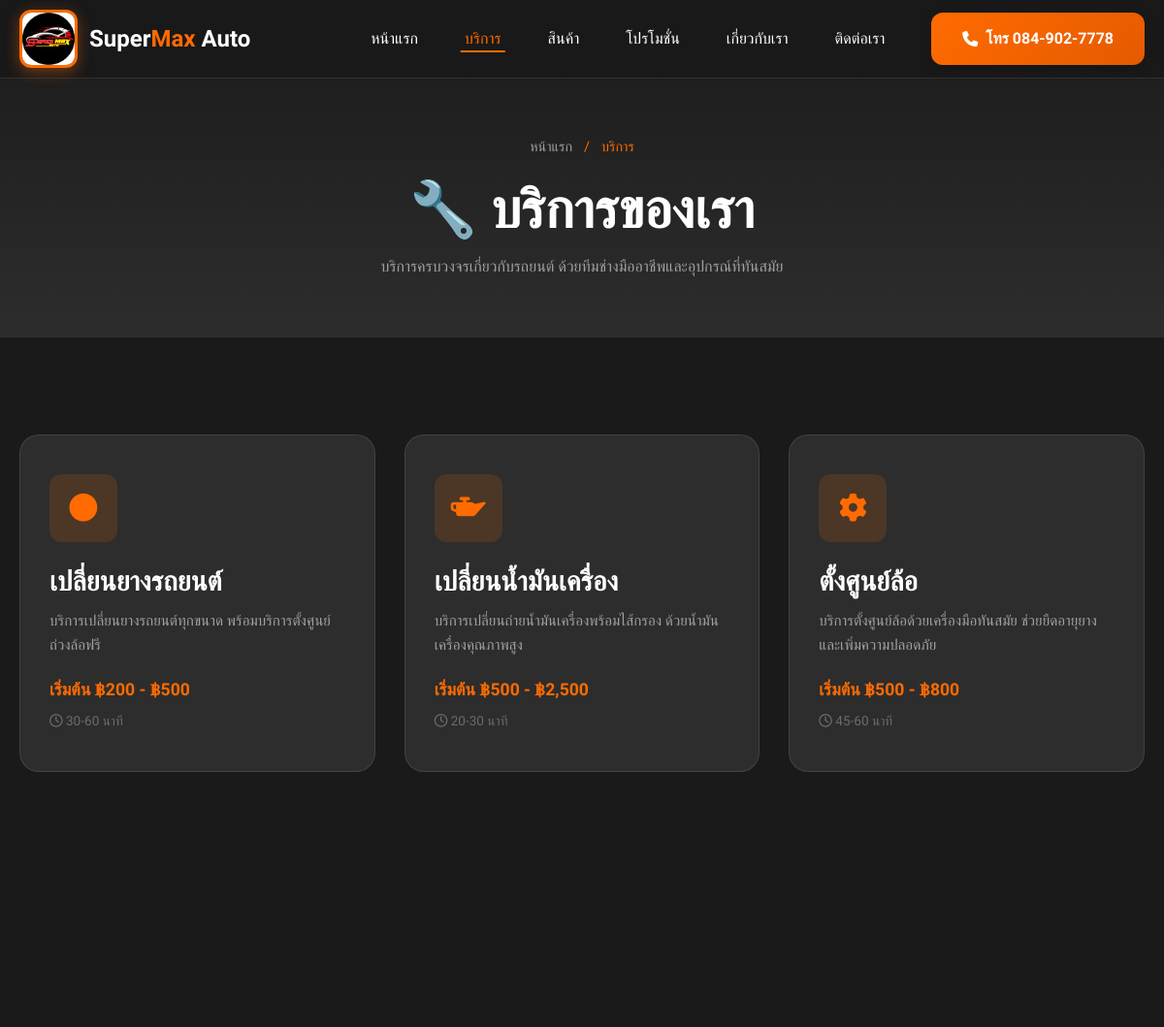
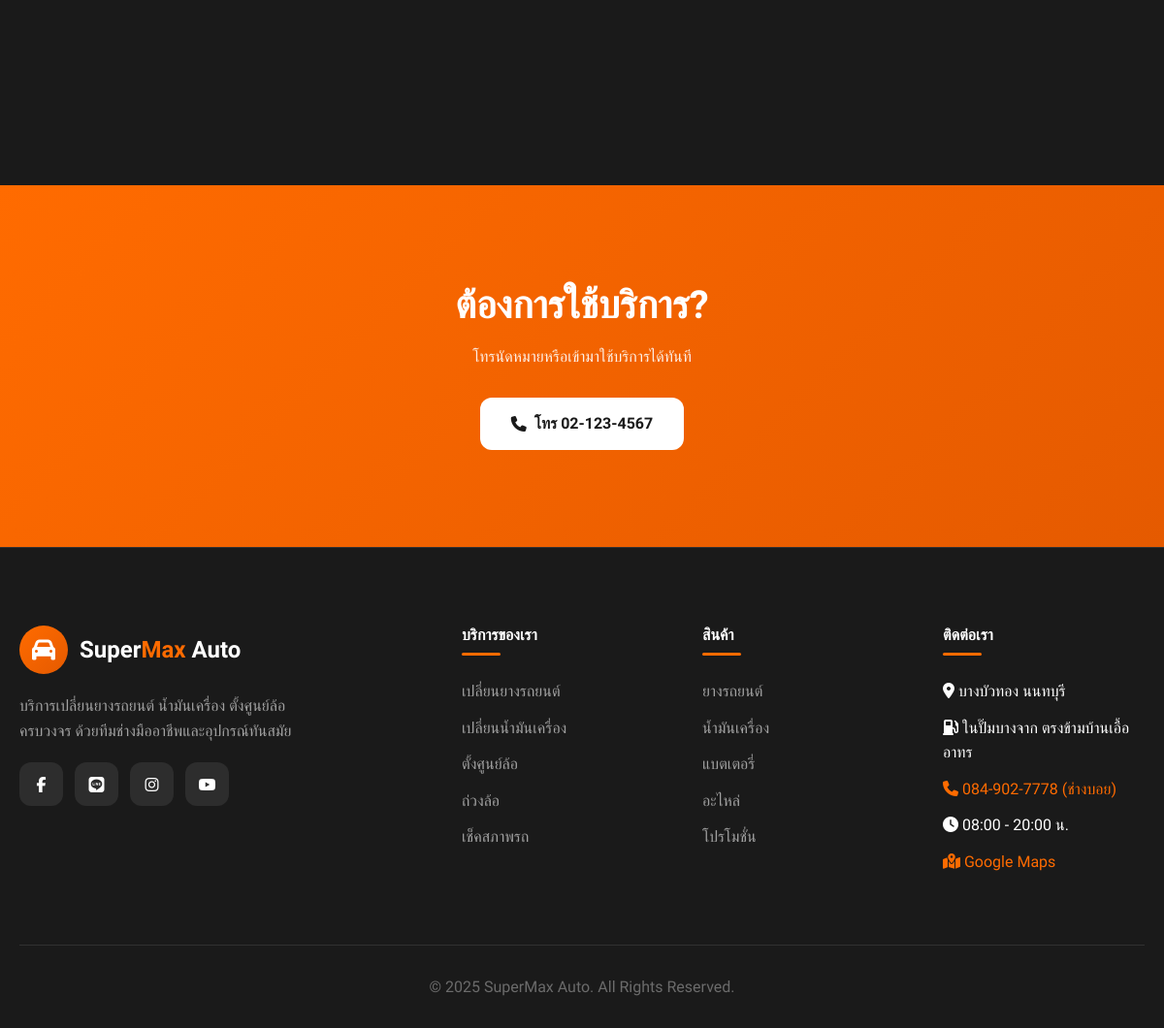
/services.php, run on the app's committed database (2 pictures, top to bottom).
### tables this page shows
CREATE TABLE IF NOT EXISTS services (
    id INT AUTO_INCREMENT PRIMARY KEY,
    name VARCHAR(100) NOT NULL,
    name_en VARCHAR(100),
    description TEXT,
    price_start DECIMAL(10,2),
    price_end DECIMAL(10,2),
    duration VARCHAR(50),
    icon VARCHAR(50),
    image VARCHAR(255),
    is_featured TINYINT(1) DEFAULT 0,
    created_at TIMESTAMP DEFAULT CURRENT_TIMESTAMP
);

### config/database.php (called while the page is built, shortened)
<?php
function getConnection()
{
    try {
        $dsn = "mysql:host=" . DB_HOST . ";dbname=" . DB_NAME . ";charset=" . DB_CHARSET;
        $options = [
            PDO::ATTR_ERRMODE => PDO::ERRMODE_EXCEPTION,
            PDO::ATTR_DEFAULT_FETCH_MODE => PDO::FETCH_ASSOC,
            PDO::ATTR_EMULATE_PREPARES => false,
        ];
        return new PDO($dsn, DB_USER, DB_PASS, $options);
    } catch (PDOException $e) {
        die("Database connection failed: " . $e->getMessage());
    }
}
function fetchAll($sql, $params = [])
{
    $pdo = getConnection();
    $stmt = $pdo->prepare($sql);
    $stmt->execute($params);
    return $stmt->fetchAll();
}
?>

### services.php (the view, shortened to what this page needs)
<?php
require_once 'config/database.php';
$services = fetchAll("SELECT * FROM services ORDER BY is_featured DESC, id ASC");
require_once 'includes/header.php';
?>
<section class="page-header">
    <div class="container">
        <div class="breadcrumb">
            <a href="index.php">หน้าแรก</a>
            <span>/</span>
            <span>บริการ</span>
        </div>
        <h1>🔧 บริการของเรา</h1>
        <p>บริการครบวงจรเกี่ยวกับรถยนต์ ด้วยทีมช่างมืออาชีพและอุปกรณ์ที่ทันสมัย</p>
    </div>
</section>
<section class="section">
    <div class="container">
        <div class="services-grid">
            <?php foreach ($services as $service): ?>
                <div class="service-card fade-in">
                    <div class="service-icon">
                        <i class="fas <?php echo $service['icon'] ?: 'fa-cog'; ?>"></i>
                    </div>
                    <h3><?php echo htmlspecialchars($service['name']); ?></h3>
                    <p><?php echo htmlspecialchars($service['description']); ?></p>
                    <div class="service-price">
                        <?php if ($service['price_start'] > 0): ?>
                            เริ่มต้น ฿<?php echo number_format($service['price_start']); ?>
                            <?php if ($service['price_end'] > $service['price_start']): ?>
                                - ฿<?php echo number_format($service['price_end']); ?>
                            <?php endif; ?>
                        <?php else: ?>
                            <span style="color: var(--success);">ฟรี!</span>
                        <?php endif; ?>
                    </div>
                    <div class="service-duration">
                        <i class="far fa-clock"></i> <?php echo htmlspecialchars($service['duration']); ?>
                    </div>
                </div>
            <?php endforeach; ?>
        </div>
    </div>
</section>
<section class="section" style="background: var(--gradient-primary); text-align: center;">
    <div class="container">
        <h2 style="margin-bottom: 16px;">ต้องการใช้บริการ?</h2>
        <p style="opacity: 0.9; margin-bottom: 30px;">โทรนัดหมายหรือเข้ามาใช้บริการได้ทันที</p>
        <a href="tel:021234567" class="btn btn-white">
            <i class="fas fa-phone"></i>
            โทร 02-123-4567
        </a>
    </div>
</section>
<?php require_once 'includes/footer.php'; ?>

### assets/css/styles.css (style rules this page uses)
:root { --primary: #FF6B00; --primary-dark: #E55A00; --primary-light: #FF8533; --secondary: #FFB800; --dark: #1A1A1A; --dark-light: #2D2D2D; --dark-gray: #3D3D3D; --gray: #6B6B6B; --light-gray: #A0A0A0; --white: #FFFFFF; --off-white: #F5F5F5; --success: #00C853; --warning: #FFC107; --danger: #FF5252; --gradient-primary: linear-gradient(135deg, var(--primary) 0%, var(--primary-dark) 100%); --gradient-dark: linear-gradient(180deg, var(--dark) 0%, var(--dark-light) 100%); --gradient-hero: linear-gradient(135deg, rgba(26, 26, 26, 0.95) 0%, rgba(45, 45, 45, 0.9) 100%); --shadow-sm: 0 2px 4px rgba(0, 0, 0, 0.1); --shadow-md: 0 4px 12px rgba(0, 0, 0, 0.15); --shadow-lg: 0 8px 24px rgba(0, 0, 0, 0.2); --shadow-glow: 0 0 30px rgba(255, 107, 0, 0.3); --border-radius: 12px; --border-radius-lg: 20px; --transition: all 0.3s cubic-bezier(0.4, 0, 0.2, 1); }
*, *::before, *::after { margin: 0; padding: 0; box-sizing: border-box; }
html { scroll-behavior: smooth; }
body { font-family: 'Prompt', sans-serif; background-color: var(--dark); color: var(--white); line-height: 1.6; overflow-x: hidden; }
a { text-decoration: none; color: inherit; transition: var(--transition); }
.container { max-width: 1280px; margin: 0 auto; padding: 0 20px; }
h1, h2, h3, h4, h5, h6 { font-weight: 700; line-height: 1.2; }
h1 { font-size: clamp(2rem, 5vw, 3.5rem); }
h2 { font-size: clamp(1.75rem, 4vw, 2.5rem); }
h3 { font-size: clamp(1.25rem, 3vw, 1.75rem); }
.btn { display: inline-flex; align-items: center; justify-content: center; gap: 8px; padding: 14px 32px; font-family: 'Prompt', sans-serif; font-size: 1rem; font-weight: 600; border: none; border-radius: var(--border-radius); cursor: pointer; transition: var(--transition); }
.btn-white { background: var(--white); color: var(--dark); }
.section { padding: 100px 0; }
.services-grid { display: grid; grid-template-columns: repeat(auto-fit, minmax(280px, 1fr)); gap: 30px; }
.service-card { background: var(--dark-light); border-radius: var(--border-radius-lg); padding: 40px 30px; border: 1px solid rgba(255, 255, 255, 0.1); transition: var(--transition); position: relative; overflow: hidden; }
.service-card::before { content: ''; position: absolute; top: 0; left: 0; width: 4px; height: 0; background: var(--gradient-primary); transition: var(--transition); }
.service-icon { width: 70px; height: 70px; background: rgba(255, 107, 0, 0.15); border-radius: var(--border-radius); display: flex; align-items: center; justify-content: center; font-size: 1.8rem; color: var(--primary); margin-bottom: 24px; transition: var(--transition); }
.service-card h3 { margin-bottom: 12px; }
.service-card p { color: var(--light-gray); margin-bottom: 20px; font-size: 0.95rem; }
.service-price { color: var(--primary); font-weight: 600; font-size: 1.1rem; }
.service-duration { color: var(--gray); font-size: 0.85rem; margin-top: 8px; }
.page-header { padding: 140px 0 60px; background: var(--gradient-dark); text-align: center; }
.page-header h1 { margin-bottom: 12px; }
.page-header p { color: var(--light-gray); }
.breadcrumb { display: flex; justify-content: center; gap: 12px; margin-bottom: 20px; font-size: 0.9rem; }
.breadcrumb a { color: var(--light-gray); }
.breadcrumb span { color: var(--primary); }
.fade-in { opacity: 0; transform: translateY(30px); transition: all 0.6s ease; }
.fade-in.visible { opacity: 1; transform: translateY(0); }

### data on the page
services: name "เปลี่ยนยางรถยนต์", description "บริการเปลี่ยนยางรถยนต์ทุกขนาด พร้อมบริการตั้งศูนย์ถ่วงล้อฟรี", price_start "200", price_end "500", duration "30-60 นาที"
services: name "เปลี่ยนน้ำมันเครื่อง", description "บริการเปลี่ยนถ่ายน้ำมันเครื่องพร้อมไส้กรอง ด้วยน้ำมันเครื่องคุณภาพสูง", price_start "500", price_end "2,500", duration "20-30 นาที"
services: name "ตั้งศูนย์ล้อ", description "บริการตั้งศูนย์ล้อด้วยเครื่องมือทันสมัย ช่วยยืดอายุยางและเพิ่มความปลอดภัย", price_start "500", price_end "800", duration "45-60 นาที"
